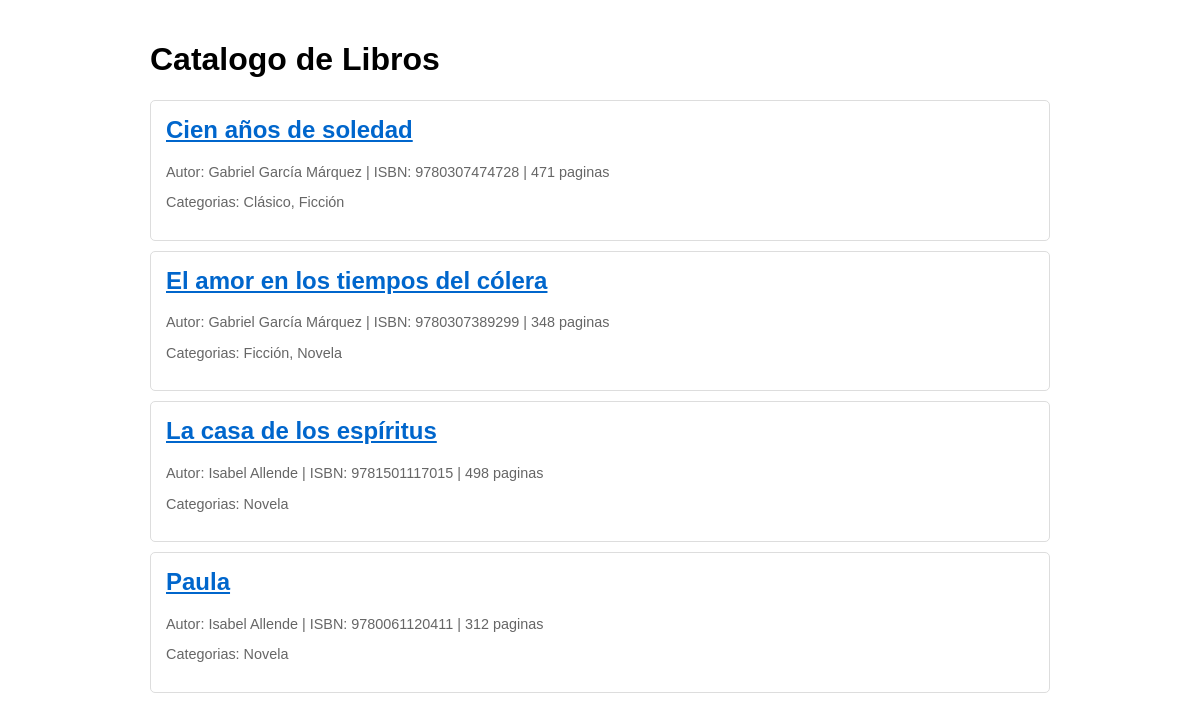
The page / on the database its author committed.
### library/models.py (models this page shows, shortened)
class Book(models.Model):
    title = models.CharField(max_length=200)
    author = models.ForeignKey(Author, on_delete=models.CASCADE, related_name='books')
    isbn = models.CharField(max_length=13, unique=True)
    pages = models.PositiveIntegerField()
    cover = models.ImageField(upload_to='covers/', blank=True, null=True)
    language = models.CharField(max_length=50, default='Español')
    publication_date = models.DateField()
    categories = models.ManyToManyField(Category, related_name='books', blank=True)
    publishers = models.ManyToManyField(Publisher, through='Publication', related_name='books')
    class Meta:
        ordering = ['title']

class Author(models.Model):
    first_name = models.CharField(max_length=100)
    last_name = models.CharField(max_length=100)
    email = models.EmailField(blank=True)
    bio = models.TextField(blank=True)
    date_of_birth = models.DateField(null=True, blank=True)
    class Meta:
        ordering = ['last_name', 'first_name']
    def __str__(self):
        return f'{self.first_name} {self.last_name}'

class Category(models.Model):
    name = models.CharField(max_length=100)
    description = models.TextField(blank=True)
    class Meta:
        verbose_name_plural = 'categories'
        ordering = ['name']
    def __str__(self):
        return self.name

### library/views.py (the view)
# urls.py: path('', views.book_list, name='book_list'),
def book_list(request):
    books = Book.objects.select_related('author').prefetch_related('categories', 'publication_set__publisher').all()
    return render(request, 'library/book_list.html', {'books': books})

### library/templates/library/book_list.html (shortened to what this page needs)
<!DOCTYPE html>
<html lang="es">
<head>
</head>
<body>
    <h1>Catalogo de Libros</h1>
    {% for book in books %}
    <div class="book">
        <h2><a href="{% url 'library:book_detail' book.pk %}">{{ book.title }}</a></h2>
        <p class="meta">Autor: {{ book.author }} | ISBN: {{ book.isbn }} | {{ book.pages }} paginas</p>
        <p class="meta">Categorias: {% for cat in book.categories.all %}{{ cat }}{% if not forloop.last %}, {% endif %}{% endfor %}</p>
    </div>
    {% endfor %}
</body>
</html>

### library/templates/library/book_list.html (style rules this page uses)
body { font-family: Arial, sans-serif; max-width: 900px; margin: 0 auto; padding: 20px; }
.book { border: 1px solid #ddd; padding: 15px; margin: 10px 0; border-radius: 5px; }
.book h2 { margin-top: 0; }
.meta { color: #666; font-size: 0.9em; }
a { color: #0066cc; }

### rows shown on the page
Book: title "Cien años de soledad", author "Gabriel García Márquez", isbn "9780307474728", pages "471"
Category: name "Clásico"
Category: name "Ficción"
Book: title "El amor en los tiempos del cólera", author "Gabriel García Márquez", isbn "9780307389299", pages "348"
Category: name "Novela"
Book: title "La casa de los espíritus", author "Isabel Allende", isbn "9781501117015", pages "498"
Book: title "Paula", author "Isabel Allende", isbn "9780061120411", pages "312"
